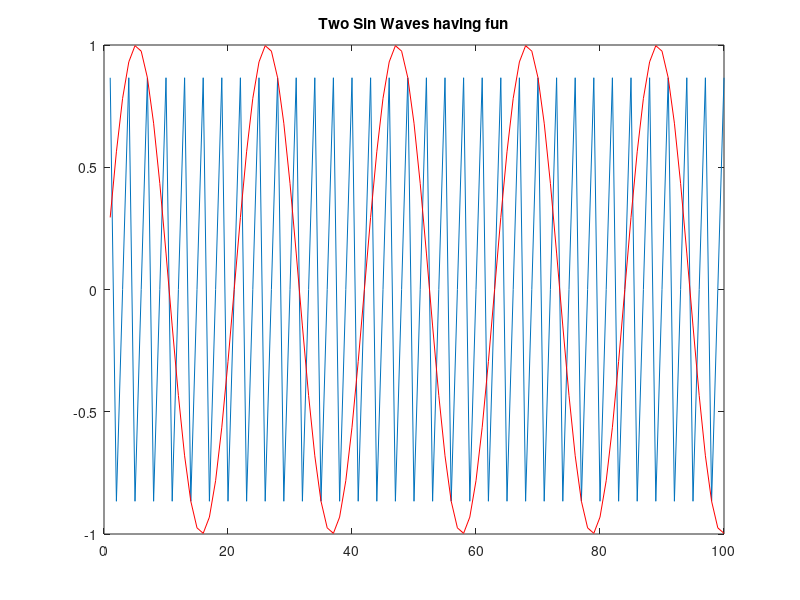

Source code (MATLAB): (Note: this script raises an error after producing the figure.)
clf; clear all; clc; close all;
fsample=2100; % REMEMBER - filter design dependent on Sampling Freq
%700Hz
freqsig=700; 
sig700 = (sin(2*pi*(freqsig/fsample) * (1:100)));
figure; plot(sig700);
%600Hz
freqsig=600; sig600 = (sin(2*pi*(freqsig/fsample) * (1:100)));
% 100Hz
freqsig = 100;
sig100 = (sin(2*pi*(freqsig/fsample) * (1:100)));
hold on; plot(sig100, 'r'); title('Two Sin Waves having fun');


%% Filter
d=fdesign.lowpass('Fp,Fst,Ap,Ast',110,180,1,80,fsample);
%  designmethods(d);  % gives details on the designed filter
% hd = design(d,'butter','matchexactly','passband'); 
hd = design(d); % Just designing the filter based on above criteria
fsig100 = filter(hd,sig100);
fsig700 = filter(hd,sig700);
figure; plot(fsig700);  % notice the transients take some time to lock
hold on; plot(fsig100, 'r'); title('Same two waves just got filtered');



